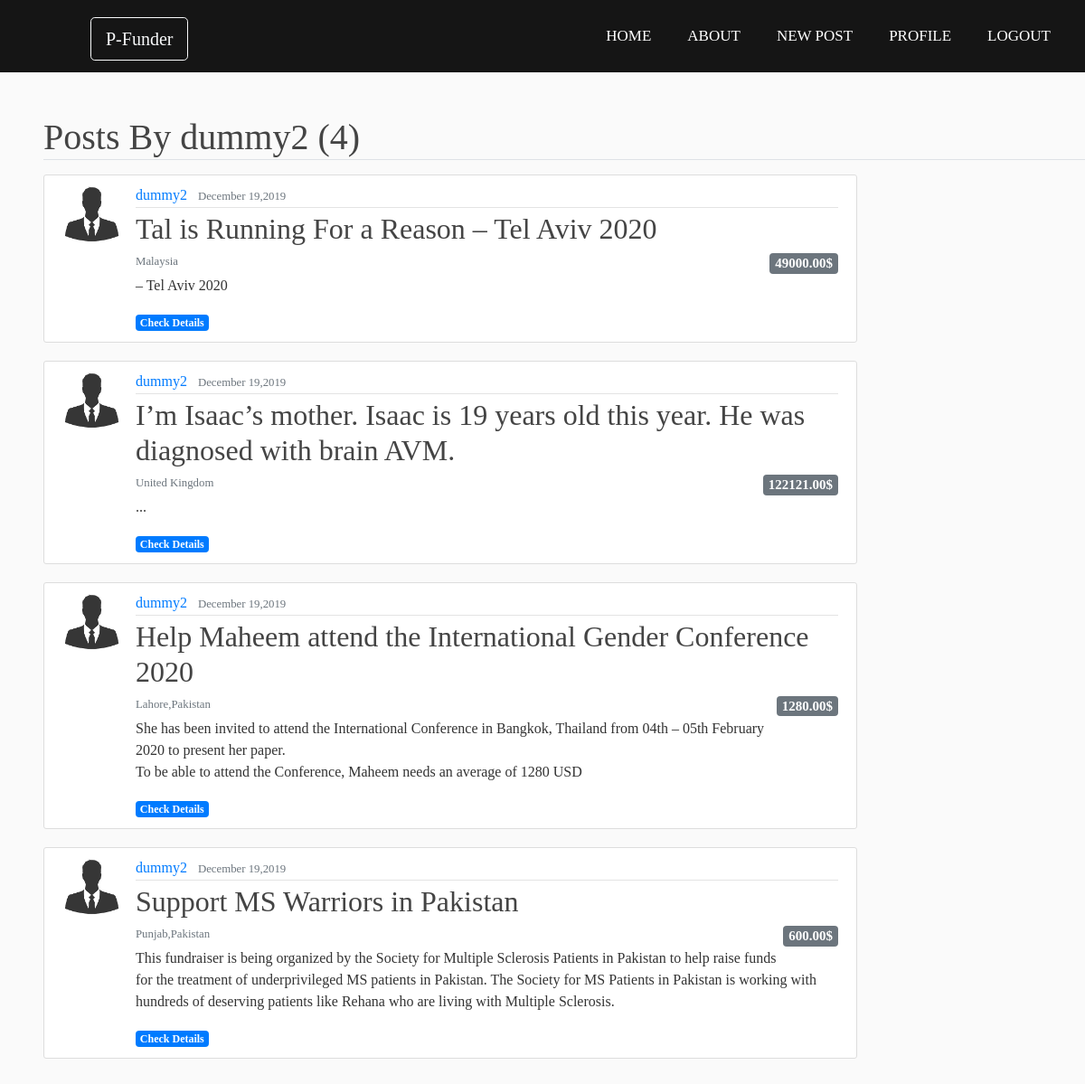
The page /home/user/dummy2 (signed in) on the database its author committed.
### posts/models.py (models this page shows, shortened)
class Post(models.Model):
	title = models.CharField(max_length=100)
	location = models.CharField(max_length=35,help_text='Kindly atleast mention City,Country')
	brief = models.TextField(max_length=500, help_text='Write an overview to be displayed on Homepage')
	description= models.TextField(help_text='Please Mention your Jazzcash or EasyPaisa account (If Any)')
	amount = models.DecimalField( max_digits = 10 ,decimal_places=2, help_text='Enter the amount in US Dollars $')
	mobileAccount = models.CharField(max_length=15,blank=True,null=True,help_text='Enter your Jazzcash or EasyPaisa Account</br>This is for Jazzcash or EasyPaisa money transfer')
	cNIC= models.CharField(max_length = 13,blank=True,null=True,help_text='This is for Jazzcash / EasyPaisa money transfer')
	bankAccount = models.CharField(max_length = 26,help_text='This is for Jazzcash / EasyPaisa / Bank money transfer' ,blank=True,null=True)
	email = models.EmailField( help_text='Enter the email so that someone can contact you in case of any help ')
	phone = PhoneField(blank=True,null=True, help_text = '+[country code][number]x[extension]')
	date_posted = models.DateTimeField(default = timezone.now)
	author = models.ForeignKey(User, on_delete = models.CASCADE)

### users/models.py (models this page shows, shortened)
class Profile(models.Model):
	user = models.OneToOneField(User, on_delete = models.CASCADE)
	image = models.ImageField(default='default.png' , upload_to = 'profile_pics')

### posts/views.py (the view)
# urls.py: path('user/<str:username>', UserPostListView.as_view(), name='user-posts'),
class UserPostListView(ListView):
	model = Post
	template_name = 'posts/user_posts.html'
	context_object_name = 'posts'
	paginate_by = 4
	def get_queryset(self):
		user = get_object_or_404(User, username = self.kwargs.get('username'))
		return Post.objects.filter(author = user).order_by("-date_posted")

### posts/templates/posts/user_posts.html (shortened to what this page needs)
{% extends "posts/base.html"%}
{% block content %}
{% if user.is_authenticated %}
	<h1 class="mt-5 mb-2 ml-5 border-bottom">Posts By {{ view.kwargs.username }} ({{ page_obj.paginator.count }})</h1>
	{% for post in posts %}
		<article class="mt-3 media content-section w-75 ml-5">
			<img class = 'rounded article-img' src="{{ post.author.profile.image.url }}">
		  <div class="media-body">
		    <div class="article-metadata">
		      <a class="mr-2" href="{% url 'user-posts' post.author.username %}">{{ post.author }}</a>
		      <small class="text-muted">{{ post.date_posted|date:"F d,Y" }}</small>
		    </div>
		    <h2><a class="article-title" href="{% url 'posts-detail' post.id  %}">{{ post.title }}</a></h2>
		    <h5 class="text-muted"> <span class="badge badge-secondary float-right mb-1">{{ post.amount }}$ </span></h5>
		    <small class="text-muted float-left">{{ post.location }}</small><br>
		    <p class="article-content">{{ post.brief }}</p>
		    <a class="badge badge-primary" href="{% url 'posts-detail' post.id  %}">Check Details</a>
		  </div>
		</article>
	{% endfor %}
{% endif %}
{% endblock content %}

### posts/static/posts/main.css (style rules this page uses)
body { background: #fafafa; color: #333333; }
h1, h2, h3, h4, h5, h6 { color: #444444; }
.content-section { background: #ffffff; padding: 10px 20px; border: 1px solid #dddddd; border-radius: 3px; margin-bottom: 20px; }
.article-title { color: #444444; }
.article-content { white-space: pre-line; }
.article-img { height: 65px; width: 65px; margin-right: 16px; }
.article-metadata { padding-bottom: 1px; margin-bottom: 4px; border-bottom: 1px solid #e3e3e3 }

### posts/static/posts/style.css (style rules this page uses)
* { padding: 0; margin: 0; text-decoration: none; list-style: none; box-sizing: border-box; }
body { font-family: montserrat; }

### rows shown on the page
Post: author.profile.image (placeholder picture), author "dummy2", date_posted "December 19,2019", title "Tal is Running For a Reason – Tel Aviv 2020", amount "49000.00", location "Malaysia", brief "– Tel Aviv 2020"
Post: author.profile.image (placeholder picture), author "dummy2", date_posted "December 19,2019", title "I’m Isaac’s mother. Isaac is 19 years old this year. He was diagnosed with brain AVM.", amount "122121.00", location "United Kingdom", brief "..."
Post: author.profile.image (placeholder picture), author "dummy2", date_posted "December 19,2019", title "Help Maheem attend the International Gender Conference 2020", amount "1280.00", location "Lahore,Pakistan", brief "She has been invited to attend the International Conference in Bangkok, Thailand from 04th – 05th February 2020 to present her paper. To be able to attend the Conference, Maheem needs an average of 1280 USD"
Post: author.profile.image (placeholder picture), author "dummy2", date_posted "December 19,2019", title "Support MS Warriors in Pakistan", amount "600.00", location "Punjab,Pakistan", brief "This fundraiser is being organized by the Society for Multiple Sclerosis Patients in Pakistan to help raise funds for the treatment of underprivileged MS patients in Pakistan. The Society for MS Patients in Pakistan is working with hundreds of deserving patients like Rehana who are living with Multiple Sclerosis."

### other values the page prints
{{ view.kwargs.username }} "dummy2"
{{ page_obj.paginator.count }} "4"
